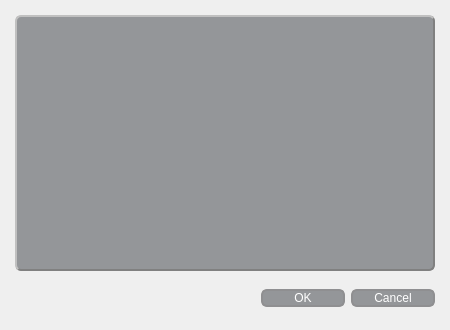
<?xml version="1.0" encoding="UTF-8"?>
<ui version="4.0">
 <class>Confirm</class>
 <widget class="QDialog" name="Confirm">
  <property name="geometry">
   <rect>
    <x>0</x>
    <y>0</y>
    <width>450</width>
    <height>330</height>
   </rect>
  </property>
  <property name="minimumSize">
   <size>
    <width>450</width>
    <height>330</height>
   </size>
  </property>
  <property name="maximumSize">
   <size>
    <width>450</width>
    <height>330</height>
   </size>
  </property>
  <property name="windowTitle">
   <string>Confirm</string>
  </property>
  <property name="windowIcon">
   <iconset resource="img.qrc">
    <normaloff>:/images/dReamTablesBIcon.png</normaloff>:/images/dReamTablesBIcon.png</iconset>
  </property>
  <property name="styleSheet">
   <string notr="true">QPushButton:enabled{
	color: rgb(255, 255, 255);
	background-color: rgba(85, 88, 93, 150);
    border: 2px solid #8f8f91;
    border-radius: 6px;
    min-width: 80px;
}

QPushButton:hover {
	background-color: rgba(79, 186, 196, 150);
}

QPushButton:pressed {
	background-color: rgb(56, 47, 165);
}</string>
  </property>
  <widget class="QTextBrowser" name="confirmTextBrowser">
   <property name="geometry">
    <rect>
     <x>15</x>
     <y>15</y>
     <width>420</width>
     <height>256</height>
    </rect>
   </property>
   <property name="minimumSize">
    <size>
     <width>420</width>
     <height>256</height>
    </size>
   </property>
   <property name="maximumSize">
    <size>
     <width>420</width>
     <height>256</height>
    </size>
   </property>
   <property name="font">
    <font>
     <pointsize>12</pointsize>
     <italic>true</italic>
    </font>
   </property>
   <property name="focusPolicy">
    <enum>Qt::NoFocus</enum>
   </property>
   <property name="styleSheet">
    <string notr="true">QTextBrowser{
    border-color: rgb(128, 128, 128);
    border-style: outset;
    border-width: 2px;
    border-radius: 6px;
    padding: 3px;
    background-color: rgba(85, 88, 93, 150);
    color: rgb(255, 255, 255);
}
</string>
   </property>
  </widget>
  <widget class="QDialogButtonBox" name="buttonBox">
   <property name="geometry">
    <rect>
     <x>261</x>
     <y>283</y>
     <width>174</width>
     <height>30</height>
    </rect>
   </property>
   <property name="minimumSize">
    <size>
     <width>174</width>
     <height>30</height>
    </size>
   </property>
   <property name="focusPolicy">
    <enum>Qt::StrongFocus</enum>
   </property>
   <property name="layoutDirection">
    <enum>Qt::LeftToRight</enum>
   </property>
   <property name="styleSheet">
    <string notr="true"/>
   </property>
   <property name="orientation">
    <enum>Qt::Horizontal</enum>
   </property>
   <property name="standardButtons">
    <set>QDialogButtonBox::Cancel|QDialogButtonBox::Ok</set>
   </property>
  </widget>
 </widget>
 <resources>
  <include location="img.qrc"/>
 </resources>
 <connections>
  <connection>
   <sender>buttonBox</sender>
   <signal>accepted()</signal>
   <receiver>Confirm</receiver>
   <slot>accept()</slot>
   <hints>
    <hint type="sourcelabel">
     <x>227</x>
     <y>281</y>
    </hint>
    <hint type="destinationlabel">
     <x>157</x>
     <y>274</y>
    </hint>
   </hints>
  </connection>
  <connection>
   <sender>buttonBox</sender>
   <signal>rejected()</signal>
   <receiver>Confirm</receiver>
   <slot>reject()</slot>
   <hints>
    <hint type="sourcelabel">
     <x>295</x>
     <y>287</y>
    </hint>
    <hint type="destinationlabel">
     <x>286</x>
     <y>274</y>
    </hint>
   </hints>
  </connection>
 </connections>
</ui>
